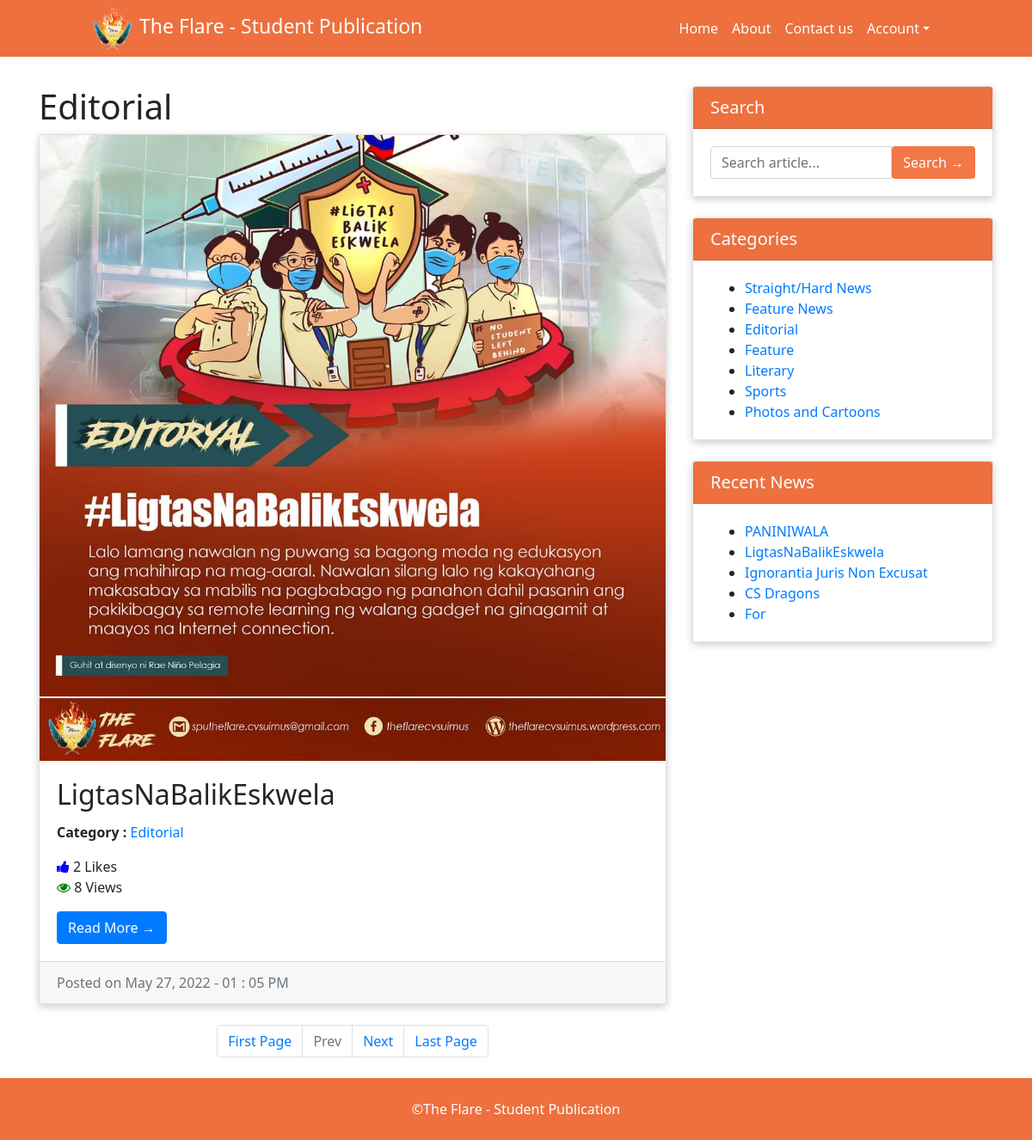
Screenshot of /category.php?catid=3 (signed in) with the database file from the repository.
### tables this page shows
CREATE TABLE `tblposts` (
  `id` int(11) NOT NULL,
  `PostTitle` varchar(250) DEFAULT NULL,
  `CategoryId` int(11) DEFAULT NULL,
  `PostDetails` longtext DEFAULT NULL,
  `PostingDate` datetime DEFAULT NULL,
  `UpdationDate` datetime DEFAULT NULL,
  `PostUrl` mediumtext DEFAULT NULL,
  `PostImage` varchar(255) DEFAULT NULL,
  `Is_Active` int(1) DEFAULT NULL
);

CREATE TABLE `tblcategory` (
  `id` int(11) NOT NULL,
  `CategoryName` varchar(250) DEFAULT NULL,
  `Description` mediumtext DEFAULT NULL,
  `PostingDate` datetime DEFAULT NULL,
  `UpdationDate` datetime DEFAULT NULL,
  `Is_Active` int(1) DEFAULT NULL
);

### category.php (the view, shortened to what this page needs)
<?php
include('includes/config.php');
if (isset($_SESSION['uid']) && isset($_SESSION['uname']) && isset($_SESSION['email'])) {
?>
  <!DOCTYPE html>
  <html lang="en">
  <head>
    <link href="vendor/bootstrap/css/bootstrap.min.css" rel="stylesheet">
    <link href="css/main.css" rel="stylesheet">
  </head>
  <body>
    <?php include('includes/header.php'); ?>
    <div class="container">
      <div class="row" style="margin-top: 4%">
        <div class="col-md-8">
          <?php
          if (isset($_GET['pageno'])) {
            $pageno = $_GET['pageno'];
          } else {
            $pageno = 1;
          }
          $no_of_records_per_page = 8;
          $offset = ($pageno - 1) * $no_of_records_per_page;
          $total_pages_sql = "SELECT COUNT(*) FROM tblposts";
          $result = mysqli_query($con, $total_pages_sql);
          $total_rows = mysqli_fetch_array($result)[0];
          $total_pages = ceil($total_rows / $no_of_records_per_page);
          $query = mysqli_query($con, "SELECT tblposts.id as pid, tblposts.PostTitle as posttitle, tblposts.PostImage, tblcategory.CategoryName as category, tblposts.PostDetails as postdetails, tblposts.PostingDate as postingdate, tblposts.PostUrl as url FROM tblposts left join tblcategory on tblcategory.id=tblposts.CategoryId WHERE tblposts.CategoryId='" . $_SESSION['catid'] . "' and tblposts.Is_Active=1 order by tblposts.id desc LIMIT $offset, $no_of_records_per_page");
          $rowcount = mysqli_num_rows($query);
          if ($rowcount == 0) {
            echo "No record found";
          } else {
            while ($row = mysqli_fetch_array($query)) {
          ?>
              <h1><?php echo htmlentities($row['category']); ?></h1>
              <div class="card mb-4" style="box-shadow: 0 3px 10px rgb(0 0 0 / 0.2);">
                <img class="card-img-top" src="admin/postimages/<?php echo htmlentities($row['PostImage']); ?>" alt="<?php echo htmlentities($row['posttitle']); ?>">
                <div class="card-body">
                  <h2 class="card-title"><?php echo htmlentities($row['posttitle']); ?></h2>
                  <p><b>Category : </b> <a href="category.php?catid=<?php echo htmlentities($row['cid']) ?>"><?php echo htmlentities($row['category']); ?></a> </p>
                  <?php
                  $postid = $row['pid'];
                  $numberoflikes = mysqli_query($con, "SELECT COUNT(id) AS likes FROM tbllikes WHERE postid = $postid");
                  $nrow = mysqli_fetch_array($numberoflikes);
                  $nlikes = $nrow['likes'];
                  $numberofviews = mysqli_query($con, "SELECT COUNT(id) AS views FROM tblviews WHERE postid = $postid");
                  $mrow = mysqli_fetch_array($numberofviews);
                  $nviews = $mrow['views'];
                  ?>
                  <p>
                    <i class="fa fa-thumbs-up" style="color: blue;"></i>&nbsp;<?php echo $nlikes; ?> Likes <br>
                    <i class="fa fa-eye" style="color: green;"></i>&nbsp;<?php echo $nviews ?> Views
                  </p>
                  <a href="news-details.php?nid=<?php echo htmlentities($row['pid']) ?>" class="btn btn-primary">Read More &rarr;</a>
                </div>
                <div class="card-footer text-muted">
                  Posted on
                  <?php
                  echo date('F d, Y - h : i A ', strtotime($row['postingdate']));
                  ?>
                </div>
              </div>
            <?php } ?>
            <ul class="pagination justify-content-center mb-4">
              <li class="page-item"><a href="?pageno=1" class="page-link">First Page</a></li>
              <li class="<?php if ($pageno <= 1) {
                            echo 'disabled';
                          } ?> page-item">
                <a href="<?php if ($pageno <= 1) {
                            echo '#';
                          } else {
                            echo "?pageno=" . ($pageno - 1);
                          } ?>" class="page-link">Prev</a>
              </li>
              <li class="<?php if ($pageno >= $total_pages) {
                            echo 'disabled';
                          } ?> page-item">
                <a href="<?php if ($pageno >= $total_pages) {
                            echo '#';
                          } else {
                            echo "?pageno=" . ($pageno + 1);
                          } ?> " class="page-link">Next</a>
              </li>
              <li class="page-item"><a href="?pageno=<?php echo $total_pages; ?>" class="page-link">Last Page</a></li>
            </ul>
          <?php } ?>
        </div>
        <?php include('includes/sidebar.php'); ?>
      </div>
    <?php include('includes/footer.php'); ?>
  </body>
  </html>
<?php
} else {
  header("Location: index.php");
  exit();
}
?>

### includes/sidebar.php (shortened to what this page needs)
<div class="col-md-4 sidebar">
  <div class="card mb-4" style="box-shadow: 0 3px 10px rgb(0 0 0 / 0.2);">
    <h5 class="card-header" style="background-color: #ed703e; color: #fff;">Search</h5>
    <div class="card-body" style="background-color: #fff;">
      <form name="search" action="search.php" method="post">
        <div class="input-group">
          <input type="text" name="searchtitle" class="form-control" placeholder="Search article..." autocomplete="off" required>
          <span class="input-group-btn">
            <button class="btn btn-orange" type="submit">Search &rarr;</button>
          </span>
      </form>
    </div>
  </div>
</div>
<div class="card my-4" style="box-shadow: 0 3px 10px rgb(0 0 0 / 0.2);">
  <h5 class="card-header" style="background-color: #ed703e; color: #fff;">Categories</h5>
  <div class="card-body" style="background-color: #fff;">
    <div class="row">
      <div class="col-lg-12">
        <ul class="mb-0">
          <?php $query = mysqli_query($con, "select id,CategoryName from tblcategory where is_active = 1");
          while ($row = mysqli_fetch_array($query)) {
          ?>
            <li>
              <a href="category.php?catid=<?php echo htmlentities($row['id']) ?>"><?php echo htmlentities($row['CategoryName']); ?></a>
            </li>
          <?php } ?>
        </ul>
      </div>
    </div>
  </div>
</div>
<div class="card my-4" style="box-shadow: 0 3px 10px rgb(0 0 0 / 0.2);">
  <h5 class="card-header" style="background-color: #ed703e; color: #fff;">Recent News</h5>
  <div class="card-body" style="background-color: #fff;">
    <ul class="mb-0">
      <?php
      $query = mysqli_query($con, "SELECT tblposts.id as pid, tblposts.PostTitle as posttitle FROM tblposts left join tblcategory on tblcategory.id=tblposts.CategoryId WHERE tblposts.Is_Active = 1  ORDER BY tblposts.PostingDate DESC limit 5;");
      while ($row = mysqli_fetch_array($query)) {
      ?>
        <li>
          <a href="news-details.php?nid=<?php echo htmlentities($row['pid']) ?>"><?php echo htmlentities($row['posttitle']); ?></a>
        </li>
      <?php } ?>
    </ul>
  </div>
</div>
</div>

### css/main.css (style rules this page uses)
* { font-family: 'Segoe UI', Tahoma, Geneva, Verdana, sans-serif; }
body { padding-top: 54px; }
@media (min-width: 992px) { body { padding-top: 56px; } }

### includes/sidebar.php (style rules this page uses)
.btn-orange { background-color: #f27746 !important; color: #fff; }

### rows the page displays
tblposts: CategoryId.CategoryName "Editorial", PostImage (picture), PostTitle "LigtasNaBalikEskwela", nlikes "2", nviews "8", PostingDate "May 27, 2022 - 01 : 05 PM"
tblcategory: CategoryName "Straight/Hard News"
tblcategory: CategoryName "Feature News"
tblcategory: CategoryName "Editorial"
tblcategory: CategoryName "Feature"
tblcategory: CategoryName "Literary"
tblcategory: CategoryName "Sports"
tblcategory: CategoryName "Photos and Cartoons"
tblposts: PostTitle "PANINIWALA"
tblposts: PostTitle "Ignorantia Juris Non Excusat"
tblposts: PostTitle "CS Dragons"
tblposts: PostTitle "For"
